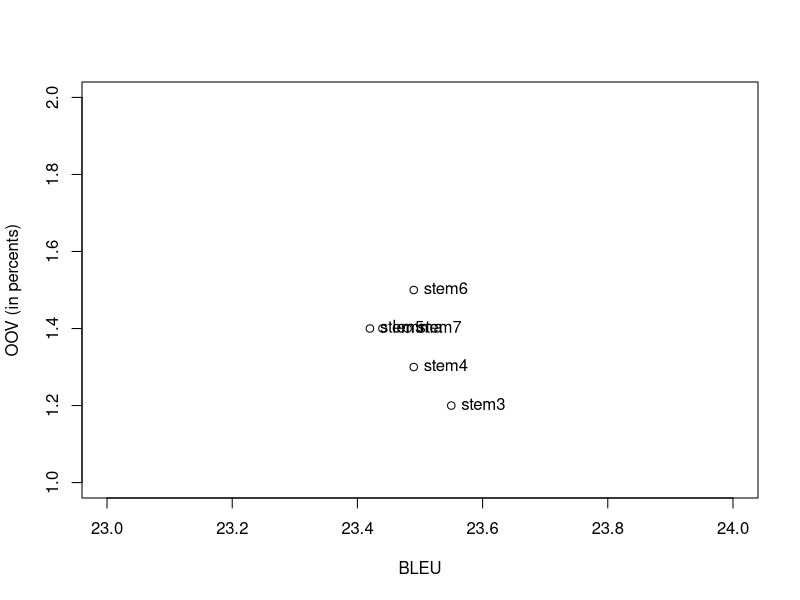

Reproduce this figure in R.
png("ruen_align.png")
BLEU<-c(23.44, 23.55, 23.49, 23.42, 23.49, 23.48)
OOV<-c(1.4, 1.2, 1.3, 1.4, 1.5, 1.4)
natpisi<-c("lemma", "stem3", "stem4", "stem5", "stem6", "stem7")
plot(BLEU,OOV, xlim=c(23,24), ylim=c(1,2), ylab="OOV (in percents)")
text(BLEU, OOV, natpisi, pos=4)
dev.off()